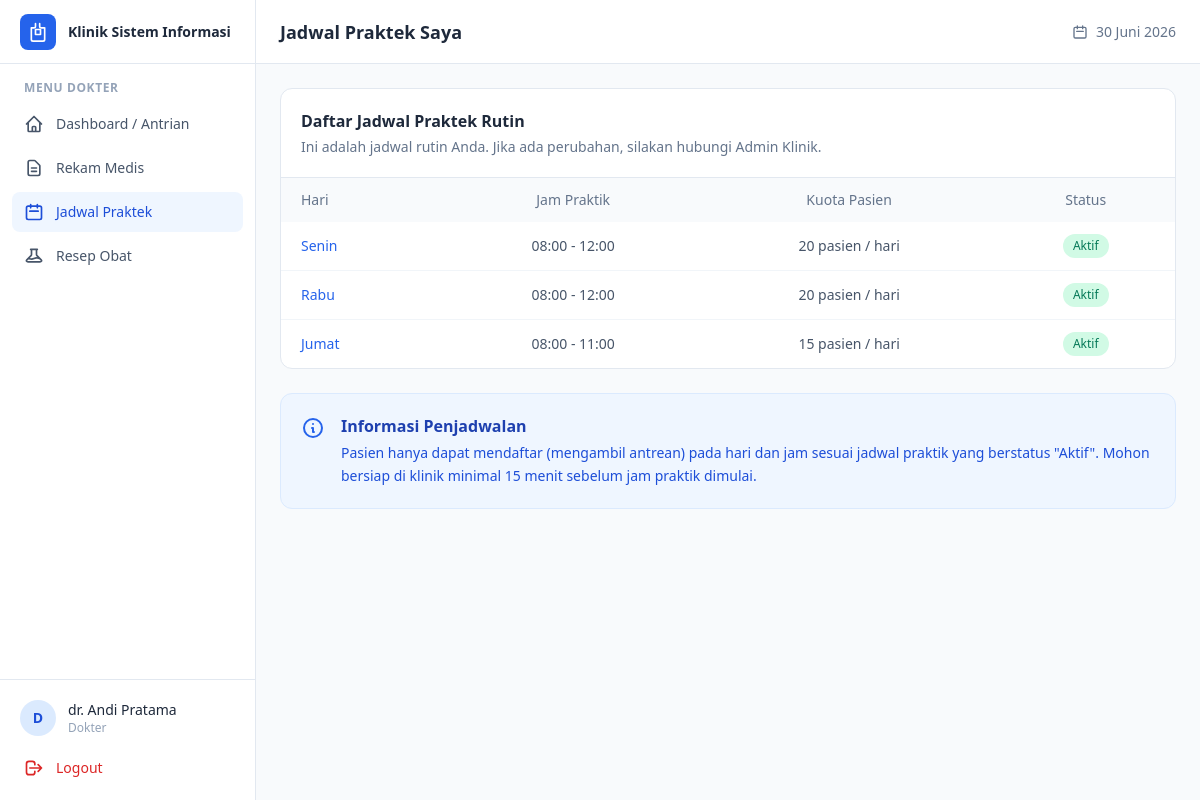
Screenshot of /dokter/jadwal_praktek/index.php (signed in) with the database file from the repository.
### tables this page shows
CREATE TABLE jadwal_dokter (
    id_jadwal      INT AUTO_INCREMENT PRIMARY KEY,
    id_dokter      INT NOT NULL,
    hari           ENUM('Senin','Selasa','Rabu','Kamis','Jumat','Sabtu') NOT NULL,
    jam_mulai      TIME NOT NULL,
    jam_selesai    TIME NOT NULL,
    kuota_pasien   INT DEFAULT 20,
    status         ENUM('aktif','nonaktif') DEFAULT 'aktif',
    created_at     DATETIME DEFAULT CURRENT_TIMESTAMP,

    CONSTRAINT fk_jadwal_dokter
        FOREIGN KEY (id_dokter) REFERENCES dokter(id_dokter)
        ON DELETE CASCADE ON UPDATE CASCADE
);

### includes/functions.php (called while the page is built, shortened)
<?php
function clean($data) {
    return htmlspecialchars(trim($data), ENT_QUOTES, 'UTF-8');
}

### dokter/jadwal_praktek/index.php (the view, shortened to what this page needs)
<?php
require_once __DIR__ . '/../../includes/functions.php';
$id_dokter = $_SESSION['id_ref'];
$sql = "
    SELECT *
    FROM jadwal_dokter
    WHERE id_dokter = ?
    ORDER BY FIELD(hari, 'Senin', 'Selasa', 'Rabu', 'Kamis', 'Jumat', 'Sabtu'), jam_mulai ASC
";
$stmt = $koneksi->prepare($sql);
$stmt->execute([$id_dokter]);
$daftar_jadwal = $stmt->fetchAll();
require_once __DIR__ . '/../../includes/header.php';
?>
<div class="bg-white rounded-xl border border-slate-200 overflow-hidden">
    <div class="p-5 border-b border-slate-200">
        <h3 class="font-semibold text-slate-800">Daftar Jadwal Praktek Rutin</h3>
        <p class="text-sm text-slate-500 mt-1">Ini adalah jadwal rutin Anda. Jika ada perubahan, silakan hubungi Admin Klinik.</p>
    </div>
    <div class="overflow-x-auto">
        <table class="w-full text-sm">
            <thead class="bg-slate-50 text-slate-500">
                <tr>
                    <th class="text-left font-medium px-5 py-3">Hari</th>
                    <th class="text-center font-medium px-5 py-3">Jam Praktik</th>
                    <th class="text-center font-medium px-5 py-3">Kuota Pasien</th>
                    <th class="text-center font-medium px-5 py-3">Status</th>
                </tr>
            </thead>
            <tbody class="divide-y divide-slate-100">
                <?php if (empty($daftar_jadwal)): ?>
                    <tr>
                        <td colspan="4" class="text-center text-slate-400 py-8">
                            Belum ada jadwal praktik yang ditugaskan kepada Anda.
                        </td>
                    </tr>
                <?php else: ?>
                    <?php foreach ($daftar_jadwal as $jadwal): ?>
                        <tr class="hover:bg-slate-50">
                            <td class="px-5 py-3 font-medium text-blue-600"><?= clean($jadwal['hari']) ?></td>
                            <td class="px-5 py-3 text-center text-slate-600 font-medium">
                                <?= date('H:i', strtotime($jadwal['jam_mulai'])) ?> - <?= date('H:i', strtotime($jadwal['jam_selesai'])) ?>
                            </td>
                            <td class="px-5 py-3 text-center text-slate-600"><?= clean($jadwal['kuota_pasien']) ?> pasien / hari</td>
                            <td class="px-5 py-3 text-center">
                                <?php if ($jadwal['status'] === 'aktif'): ?>
                                    <span class="inline-block px-2.5 py-1 rounded-full text-xs font-medium bg-emerald-100 text-emerald-700">Aktif</span>
                                <?php else: ?>
                                    <span class="inline-block px-2.5 py-1 rounded-full text-xs font-medium bg-red-100 text-red-700">Nonaktif</span>
                                <?php endif; ?>
                            </td>
                        </tr>
                    <?php endforeach; ?>
                <?php endif; ?>
            </tbody>
        </table>
    </div>
</div>
<div class="mt-6 bg-blue-50 border border-blue-100 rounded-xl p-5 flex items-start gap-4">
    <div class="mt-0.5 text-blue-600">
        <svg class="h-6 w-6" fill="none" viewBox="0 0 24 24" stroke="currentColor"><path stroke-linecap="round" stroke-linejoin="round" stroke-width="2" d="M13 16h-1v-4h-1m1-4h.01M21 12a9 9 0 11-18 0 9 9 0 0118 0z" /></svg>
    </div>
    <div>
        <h4 class="text-blue-800 font-semibold mb-1">Informasi Penjadwalan</h4>
        <p class="text-sm text-blue-700 leading-relaxed">
            Pasien hanya dapat mendaftar (mengambil antrean) pada hari dan jam sesuai jadwal praktik yang berstatus "Aktif".
            Mohon bersiap di klinik minimal 15 menit sebelum jam praktik dimulai.
        </p>
    </div>
</div>
<?php require_once __DIR__ . '/../../includes/footer.php'; ?>

### rows the page displays
jadwal_dokter: hari "Senin", jam_mulai "08:00", jam_selesai "12:00", kuota_pasien "20", status "Aktif"
jadwal_dokter: hari "Rabu", jam_mulai "08:00", jam_selesai "12:00", kuota_pasien "20", status "Aktif"
jadwal_dokter: hari "Jumat", jam_mulai "08:00", jam_selesai "11:00", kuota_pasien "15", status "Aktif"

### other values shown
substr($nama_user, 0, 1) "D"
$nama_user "dr. Andi Pratama"
$role "Dokter"
$judul_halaman "Jadwal Praktek Saya"
